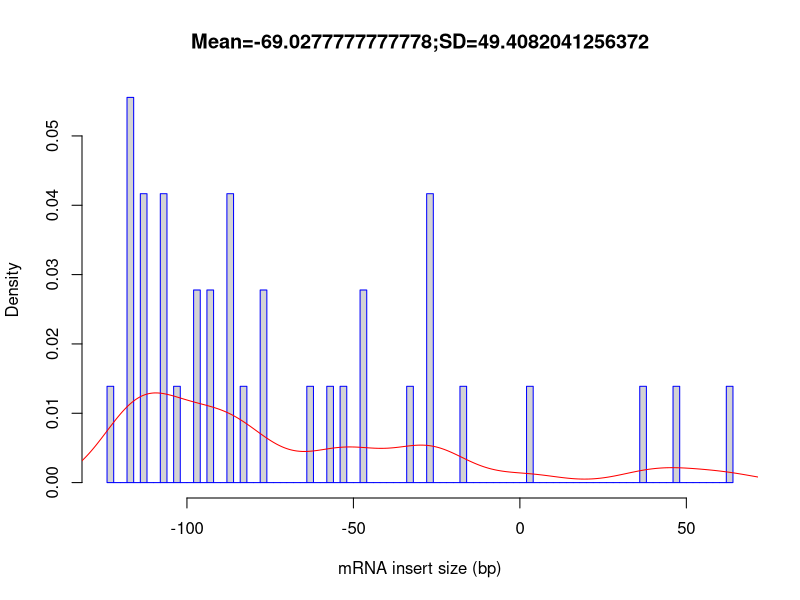

R code for this plot:
out_file = 'Atha_Ler-0_sl_FLT_uG_Rep3'
pdf('Atha_Ler-0_sl_FLT_uG_Rep3.inner_distance_plot.pdf')
fragsize=rep(c(-147.5,-142.5,-137.5,-132.5,-127.5,-122.5,-117.5,-112.5,-107.5,-102.5,-97.5,-92.5,-87.5,-82.5,-77.5,-72.5,-67.5,-62.5,-57.5,-52.5,-47.5,-42.5,-37.5,-32.5,-27.5,-22.5,-17.5,-12.5,-7.5,-2.5,2.5,7.5,12.5,17.5,22.5,27.5,32.5,37.5,42.5,47.5,52.5,57.5,62.5,67.5,72.5,77.5,82.5,87.5,92.5,97.5,102.5,107.5,112.5,117.5,122.5,127.5,132.5,137.5,142.5,147.5,152.5,157.5,162.5,167.5,172.5,177.5,182.5,187.5,192.5,197.5,202.5,207.5,212.5,217.5,222.5,227.5,232.5,237.5,242.5,247.5,252.5,257.5,262.5,267.5,272.5,277.5,282.5,287.5,292.5,297.5,302.5,307.5,312.5,317.5,322.5,327.5,332.5,337.5,342.5,347.5),times=c(0,0,0,0,0,1,4,3,3,1,2,2,3,1,2,0,0,1,1,1,2,0,0,1,3,0,1,0,0,0,1,0,0,0,0,0,0,1,0,1,0,0,1,0,0,0,0,0,0,0,0,0,0,0,0,0,0,0,0,0,0,0,0,0,0,0,0,0,0,0,0,0,0,0,0,0,0,0,0,0,0,0,0,0,0,0,0,0,0,0,0,0,0,0,0,0,0,0,0,0))
frag_sd = sd(fragsize)
frag_mean = mean(fragsize)
frag_median = median(fragsize)
write(x=c("Name","Mean","Median","sd"), sep="	", file=stdout(),ncolumns=4)
write(c(out_file,frag_mean,frag_median,frag_sd),sep="	", file=stdout(),ncolumns=4)
hist(fragsize,probability=T,breaks=100,xlab="mRNA insert size (bp)",main=paste(c("Mean=",frag_mean,";","SD=",frag_sd),collapse=""),border="blue")
lines(density(fragsize,bw=10),col='red')
dev.off()
